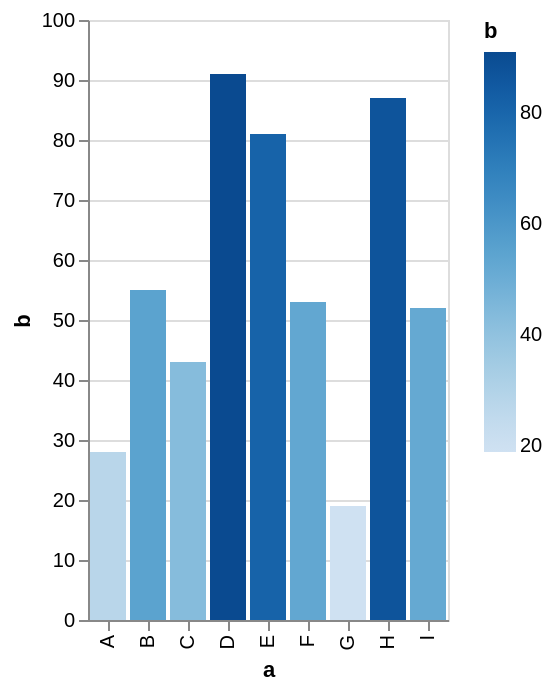

The code cell stored with this chart in its notebook:
### Code cell
# Add interactivity (pan/zoom/selection) with one method call
base = pd.DataFrame({
    "a": list("ABCDEFGHI"),
    "b": [28, 55, 43, 91, 81, 53, 19, 87, 52]
})

chart = alt.Chart(base).mark_bar().encode(
    x="a:O",
    y="b:Q",
    color="b:Q"
)

chart.interactive()

### Figure 1 — Vega-Lite specification as saved in the notebook (floating-point values rounded to 4 significant figures)
{"config": {"view": {"continuousWidth": 300, "continuousHeight": 300}}, "data": {"name": "data-7684334a68ab74ba4c3ca7d0ceaeb461"}, "mark": {"type": "bar"}, "encoding": {"color": {"field": "b", "type": "quantitative"}, "x": {"field": "a", "type": "ordinal"}, "y": {"field": "b", "type": "quantitative"}}, "params": [{"name": "param_1e9efca18e7a2868", "select": {"type": "interval", "encodings": ["x", "y"]}, "bind": "scales"}], "$schema": "https://vega.github.io/schema/vega-lite/v6.4.1.json", "datasets": {"data-7684334a68ab74ba4c3ca7d0ceaeb461": [{"a": "A", "b": 28}, {"a": "B", "b": 55}, {"a": "C", "b": 43}, {"a": "D", "b": 91}, {"a": "E", "b": 81}, {"a": "F", "b": 53}, {"a": "G", "b": 19}, {"a": "H", "b": 87}, {"a": "I", "b": 52}]}}
